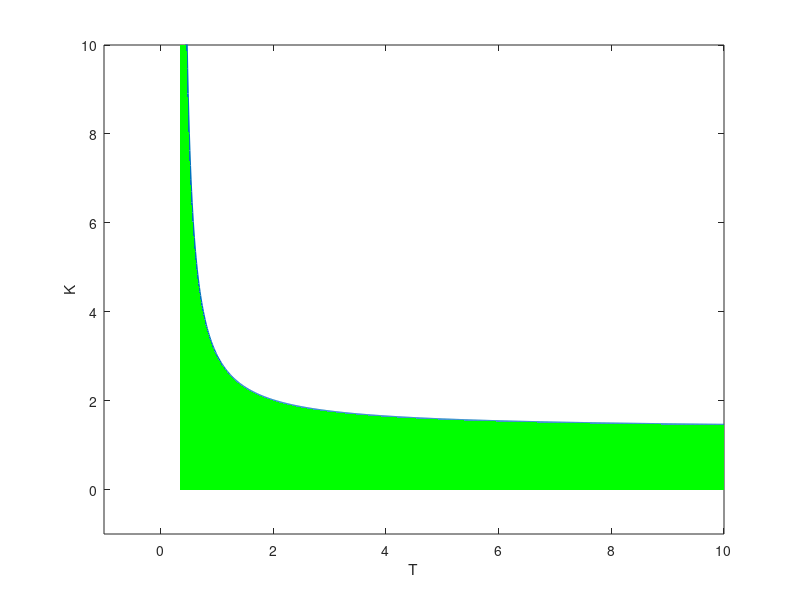

This figure's MATLAB source:
% Probelem 2-39

T = 0:0.01:10;

for t = 1:length(T)

    K_bound(t) = (4*T(t)+2)/(3*T(t)-1);

end

posIdx = (K_bound>0);

K_bound(~posIdx) = [];
T(~posIdx) = [];

plot(T,K_bound,'LineWidth',2)

xlim([-1,10])
ylim([-1,10])

hold on
area(T(K_bound>1),K_bound(K_bound>1),0,'EdgeColor','none','FaceColor','g')

xlim([-1,10])
ylim([-1,10])

xlabel('T')
ylabel('K')


